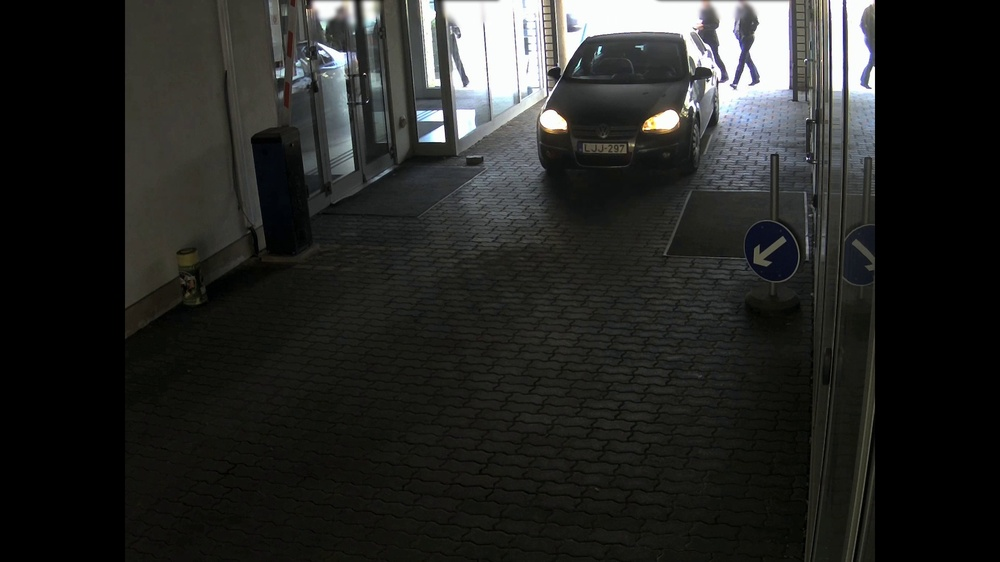
#> input picture frame418.jpg, 1000 x 562 px, shrunk from 1920 x 1080 before the run, given in place of Sample_Video1.mp4, which was not available
$ jupyter execute --allow-errors 'Number Plate Detection .ipynb'
#> lines starting #> are read from the running program, lines starting #| are printed output that depends on the picture; after the words box and inside, x2 and y2 are one past the last pixel; in counts of white or black regions, pixels touching at a corner belong together; pictures that were not available may be replaced by others from this repository, and a replacement may not be noted
[cell 1]
import cv2
from matplotlib import pyplot as plt
import numpy as np
import easyocr
import imutils
import random
import os

# Create a video capture object, in this case we are reading the video from a file
vid_capture = cv2.VideoCapture('Sample_Video1.mp4')

if (vid_capture.isOpened() == False):
    print("Error opening the video file")
# Read fps and frame count
else:
    # Get frame rate information
    # You can replace 5 with CAP_PROP_FPS as well, they are enumerations
    fps = vid_capture.get(5)
    print('Frames per second : ', fps,'FPS')

    # Get frame count
    # You can replace 7 with CAP_PROP_FRAME_COUNT as well, they are enumerations
    frame_count = vid_capture.get(7)
    print('Frame count : ', frame_count)

while(vid_capture.isOpened()):
    # vid_capture.read() methods returns a tuple, first element is a bool
    # and the second is frame
    ret, frame = vid_capture.read()
#> frame is the input picture: shape (562, 1000, 3); mean B, G, R 37.5, 39.7, 38.8
    if ret == True:
        cv2.imshow('Frame',frame)
        # 20 is in milliseconds, try to increase the value, say 50 and observe
        key = cv2.waitKey(20)
#> (key q is pressed here)

        if key == ord('q'):
            break
    else:
        break

# Release the video capture object
vid_capture.release()
cv2.destroyAllWindows()

[cell 2]
vidcap = cv2.VideoCapture('Sample_Video1.mp4')
success,image = vidcap.read()
count = 0;
print ("I am in success")
while success:
    success,image = vidcap.read()
    cv2.imwrite("frame%d.jpg" % count, image)     # save frame as JPEG file
    if cv2.waitKey(10) == 27:                     # exit if Escape is hit
#> (key q is pressed here)
        break
    count += 1

[cell 3]
img = cv2.imread("frame-553.png")
gray=cv2.cvtColor(img, cv2.COLOR_BGR2GRAY)
plt.imshow(cv2.cvtColor(gray, cv2.COLOR_BGR2RGB))

[cell 4]
bfilter=cv2.bilateralFilter(gray,11,17,17)
edged=cv2.Canny(bfilter,30,30)
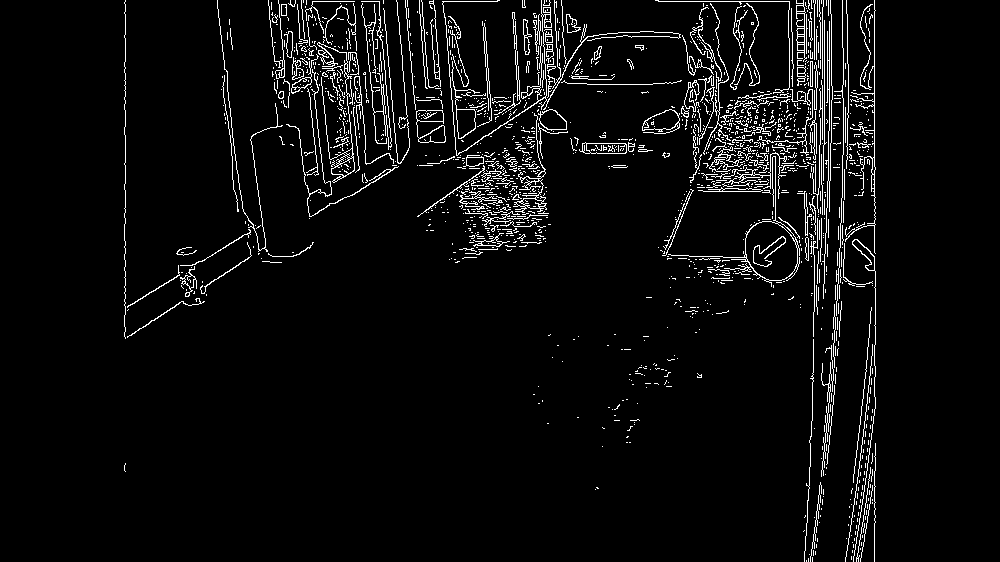
#> edged: shape (562, 1000); 4.7% white in thin lines or dots, all inside (x1, y1, x2, y2) = (124, 0, 876, 562)
plt.imshow(cv2.cvtColor(edged, cv2.COLOR_BGR2RGB))

[cell 5]
keypoints = cv2.findContours(edged.copy(), cv2.RETR_TREE, cv2.CHAIN_APPROX_SIMPLE)
#> keypoints = 1708 contours, 1585 with area under 20; largest, box (x1, y1, x2, y2) and area: (668, 156, 800, 287) 2562, (745, 221, 798, 281) 2414, (416, 110, 446, 143) 568, (317, 42, 359, 183) 554, (642, 109, 680, 134) 532
contours = imutils.grab_contours(keypoints)
#> contours has the same summary as keypoints
contours = sorted(contours, key=cv2.contourArea, reverse=True)[:10]
#> contours = 10 contours; largest, box (x1, y1, x2, y2) and area: (668, 156, 800, 287) 2562, (745, 221, 798, 281) 2414, (416, 110, 446, 143) 568, (317, 42, 359, 183) 554, (642, 109, 680, 134) 532

[cell 6]
location = None
for contour in contours:
    approx = cv2.approxPolyDP(contour, 10, True)
    if len(approx) == 4:
        location = approx
        break
#> this loop made 2 passes
#> location on pass 2: [[759, 222], [795, 242], [784, 279], [746, 258]]

[cell 7]
location
#> Out = [[759, 222], [795, 242], [784, 279], [746, 258]]

[cell 8]
mask = np.zeros(gray.shape, np.uint8)
new_image = cv2.drawContours(mask, [location], 0,255, -1)
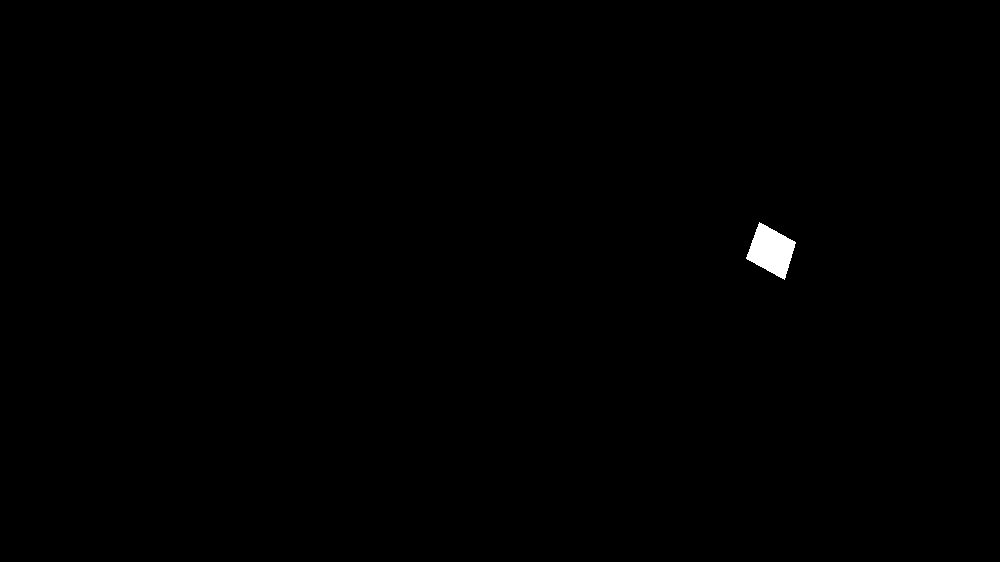
#> new_image: shape (562, 1000); 0.3% white; 1 white region, box (x1, y1, x2, y2) and area: (746, 222, 796, 280) 1671
new_image = cv2.bitwise_and(img, img, mask=mask)
#> new_image: shape (562, 1000, 3)

[cell 9]
plt.imshow(cv2.cvtColor(new_image, cv2.COLOR_BGR2RGB))
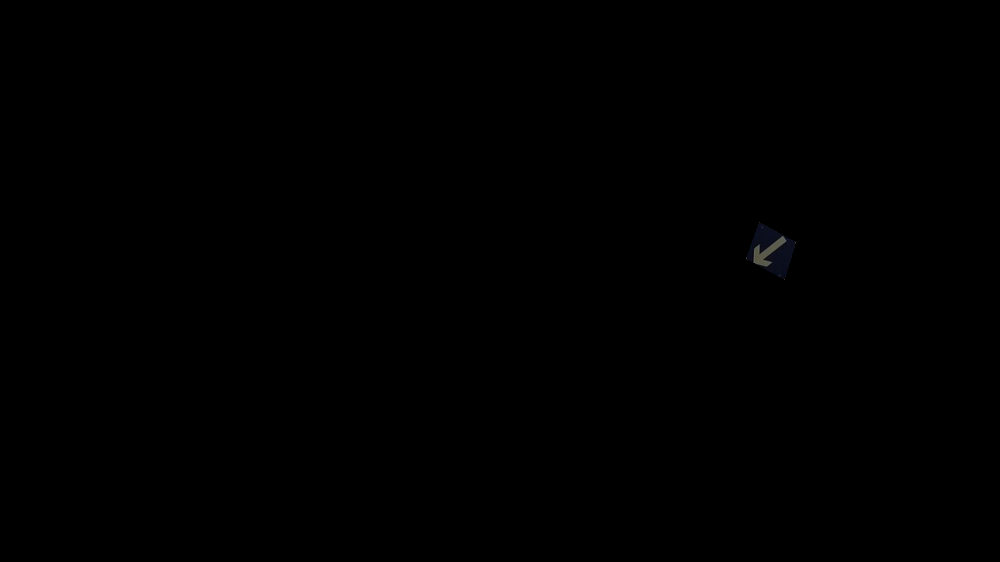
#> shown: shape (562, 1000, 3); mean R, G, B 0.1, 0.1, 0.1

[cell 10]
(x,y) = np.where(mask==255)
#> x = 1671 values from 222 to 279; y = 1671 values, max 795 at index 482, min 746 at index 1109, mean 770.9
(x1, y1) = (np.min(x), np.min(y))
#> x1 = 222; y1 = 746
(x2, y2) = (np.max(x), np.max(y))
#> x2 = 279; y2 = 795
cropped_image = gray[x1:x2+1, y1:y2+1]
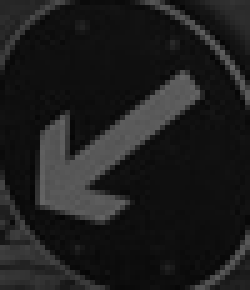
#> cropped_image: shape (58, 50) (shown 5 times larger); min 6, max 101, mean 29.4

[cell 11]
plt.imshow(cv2.cvtColor(cropped_image, cv2.COLOR_BGR2RGB))
